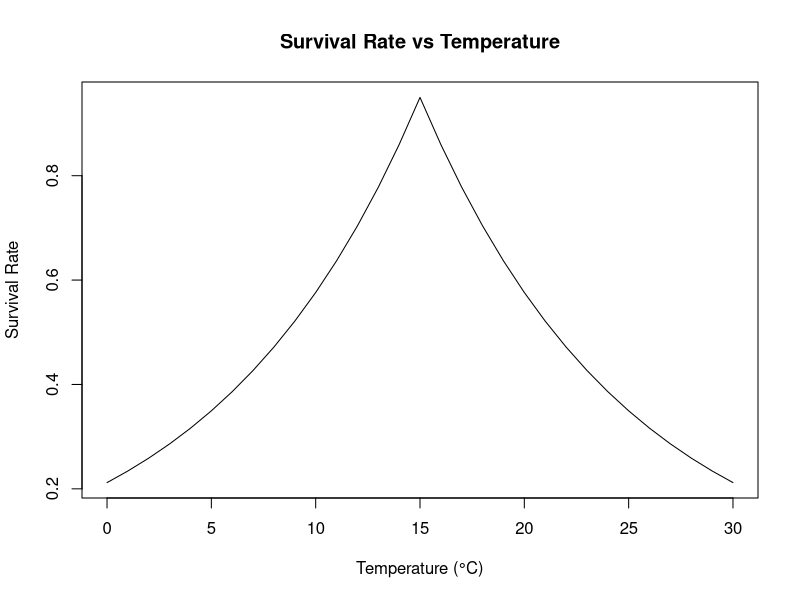
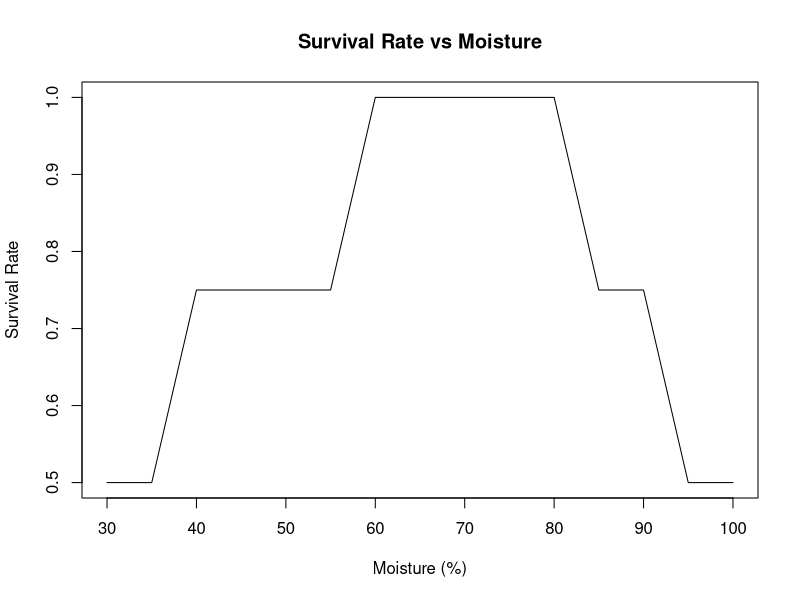
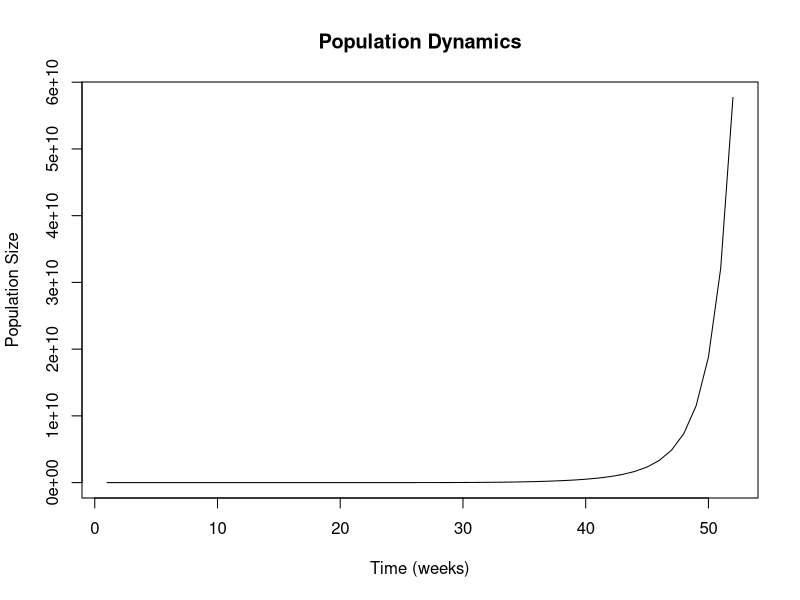

Reproduce these figures in R, in order.
## ---- chunk 1
knitr::opts_chunk$set(echo = TRUE)

#  html_document:
#    number_sections: false

## ---- chunk 2
T_opt <- 15
alpha <- 0.1
T <- seq(0, 30, by = 1)
S_base <- 0.95
S_t <- S_base * exp(-alpha * abs(T - T_opt))
plot(T, S_t, type = "l", xlab = "Temperature (°C)", ylab = "Survival Rate", main = "Survival Rate vs Temperature")
## ---- chunk 3
M_t <- 100 # Number of mature individuals
R_base <- 2 # Cocoons per week
hatching_success <- 0.5
B_t <- M_t * R_base * hatching_success
cat("Number of new individuals: ", B_t, "\n")
## ---- chunk 4
W_opt <- 70
beta <- function(W) {
  if (W < 40 || W > 90) return(0.5)
  if (W >= 60 && W <= 80) return(1)
  return(0.75)
}
W <- seq(30, 100, by = 5)
S_t <- sapply(W, beta)
plot(W, S_t, type = "l", xlab = "Moisture (%)", ylab = "Survival Rate", main = "Survival Rate vs Moisture")
## ---- chunk 5
M_t <- 200 # Number of mature individuals
R_base <- 3 # Cocoons per week
hatching_success <- 0.8
B_t <- M_t * R_base * hatching_success
cat("Number of new individuals: ", B_t, "\n")
## ---- chunk 6
time <- 1:52 # Weeks
N_t <- numeric(length(time))
N_t[1] <- 100 # Initial population

# Parameters
S_base <- 0.9
R_base <- 2
T_opt <- 15
alpha <- 0.1
hatching_success <- 0.5
T <- 15 + 10 * sin(2 * pi * time / 52) # Seasonal temperature variation

for (t in 1:(length(time) - 1)) {
  S_t <- S_base * exp(-alpha * abs(T[t] - T_opt))
  B_t <- N_t[t] * R_base * hatching_success
  N_t[t + 1] <- N_t[t] * S_t + B_t
}

plot(time, N_t, type = "l", xlab = "Time (weeks)", ylab = "Population Size", main = "Population Dynamics")
